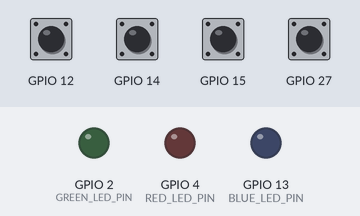
Simulated run of this program. Board: ESP32. On the bench: output pins drawn as LEDs (lit = HIGH). Inputs (shaded band) come from the test bench; at power-on: GPIO 12, GPIO 14, GPIO 15, GPIO 27 HIGH.

Above: at 1.2 s.
1.3 s: GPIO 12 pulled LOW for 0.15 s
At 1.6 s:
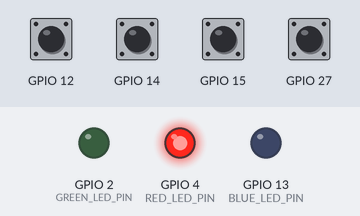
3.3 s: GPIO 14 pulled LOW for 0.15 s
At 3.7 s:
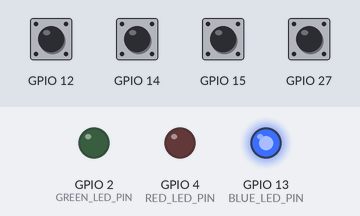
5.3 s: GPIO 15 pulled LOW for 0.15 s
At 5.7 s:
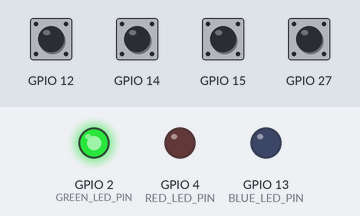
7.3 s: GPIO 27 pulled LOW for 0.15 s
At 7.7 s:
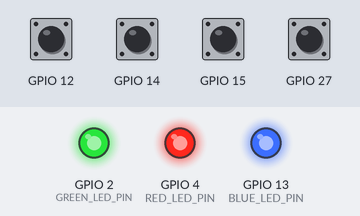
9.3 s: GPIO 12 driven LOW and GPIO 14 driven LOW
At 9.7 s:
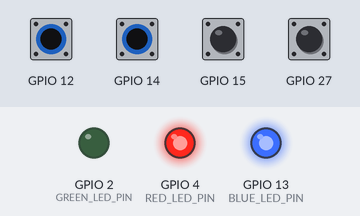
Timing chart, 0 to 12.3 s (numbered marks = the images above; inputs shaded):
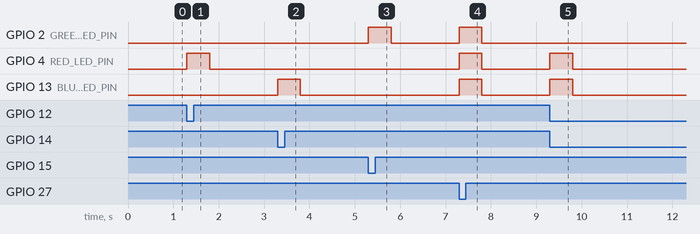

Measured:
- after the input at 1.3 s, GPIO 4 (RED_LED_PIN): LOW → HIGH at once, → LOW 0.50 s later
- after the input at 3.3 s, GPIO 13 (BLUE_LED_PIN): LOW → HIGH at once, → LOW 0.50 s later
- after the input at 5.3 s, GPIO 2 (GREEN_LED_PIN): LOW → HIGH at once, → LOW 0.50 s later
- after the input at 7.3 s, GPIO 2 (GREEN_LED_PIN), GPIO 4 (RED_LED_PIN), GPIO 13 (BLUE_LED_PIN): LOW → HIGH at once, → LOW 0.50 s later
- after the input at 9.3 s, GPIO 4 (RED_LED_PIN), GPIO 13 (BLUE_LED_PIN): LOW → HIGH at once, → LOW 0.50 s later

The program:

main.cpp
```cpp
// (licence header left out)
#include <Arduino.h>

/* define touch and led pins */
#define TOUCH_INPUT_1	15
#define TOUCH_INPUT_2	12
#define TOUCH_INPUT_3	14
#define TOUCH_INPUT_4	27

#define GREEN_LED_PIN	2
#define RED_LED_PIN		4
#define BLUE_LED_PIN	13

void IRAM_ATTR outside_interrupt_handler_t1(void);
void IRAM_ATTR outside_interrupt_handler_t2(void);
void IRAM_ATTR outside_interrupt_handler_t3(void);
void IRAM_ATTR outside_interrupt_handler_t4(void);

unsigned long ulTouchClearTimeout=0;

void setup() {

	/* set green,red and blue led pins as outputs */
	pinMode(GREEN_LED_PIN,OUTPUT);
	pinMode(RED_LED_PIN,OUTPUT);
	pinMode(BLUE_LED_PIN,OUTPUT);

	touchAttachInterrupt(TOUCH_INPUT_1, outside_interrupt_handler_t1, 20);
	touchAttachInterrupt(TOUCH_INPUT_2, outside_interrupt_handler_t2, 20);
	touchAttachInterrupt(TOUCH_INPUT_3, outside_interrupt_handler_t3, 20);
	touchAttachInterrupt(TOUCH_INPUT_4, outside_interrupt_handler_t4, 20);

	ulTouchClearTimeout = millis();
}

void loop() {

	if((millis() - ulTouchClearTimeout) > 500){
		ulTouchClearTimeout = millis();
		digitalWrite(GREEN_LED_PIN,LOW);
		digitalWrite(RED_LED_PIN,LOW);
		digitalWrite(BLUE_LED_PIN,LOW);
	}
}

void IRAM_ATTR outside_interrupt_handler_t1(void) {
	digitalWrite(GREEN_LED_PIN,HIGH);
	ulTouchClearTimeout = millis();
}

void IRAM_ATTR outside_interrupt_handler_t2(void) {
  	digitalWrite(RED_LED_PIN,HIGH);
	ulTouchClearTimeout = millis();
}

void IRAM_ATTR outside_interrupt_handler_t3(void) {
	digitalWrite(BLUE_LED_PIN,HIGH);
   	ulTouchClearTimeout = millis();
}

void IRAM_ATTR outside_interrupt_handler_t4(void) {
	digitalWrite(GREEN_LED_PIN,HIGH);
	digitalWrite(RED_LED_PIN,HIGH);
	digitalWrite(BLUE_LED_PIN,HIGH);
	ulTouchClearTimeout = millis();
}
```
